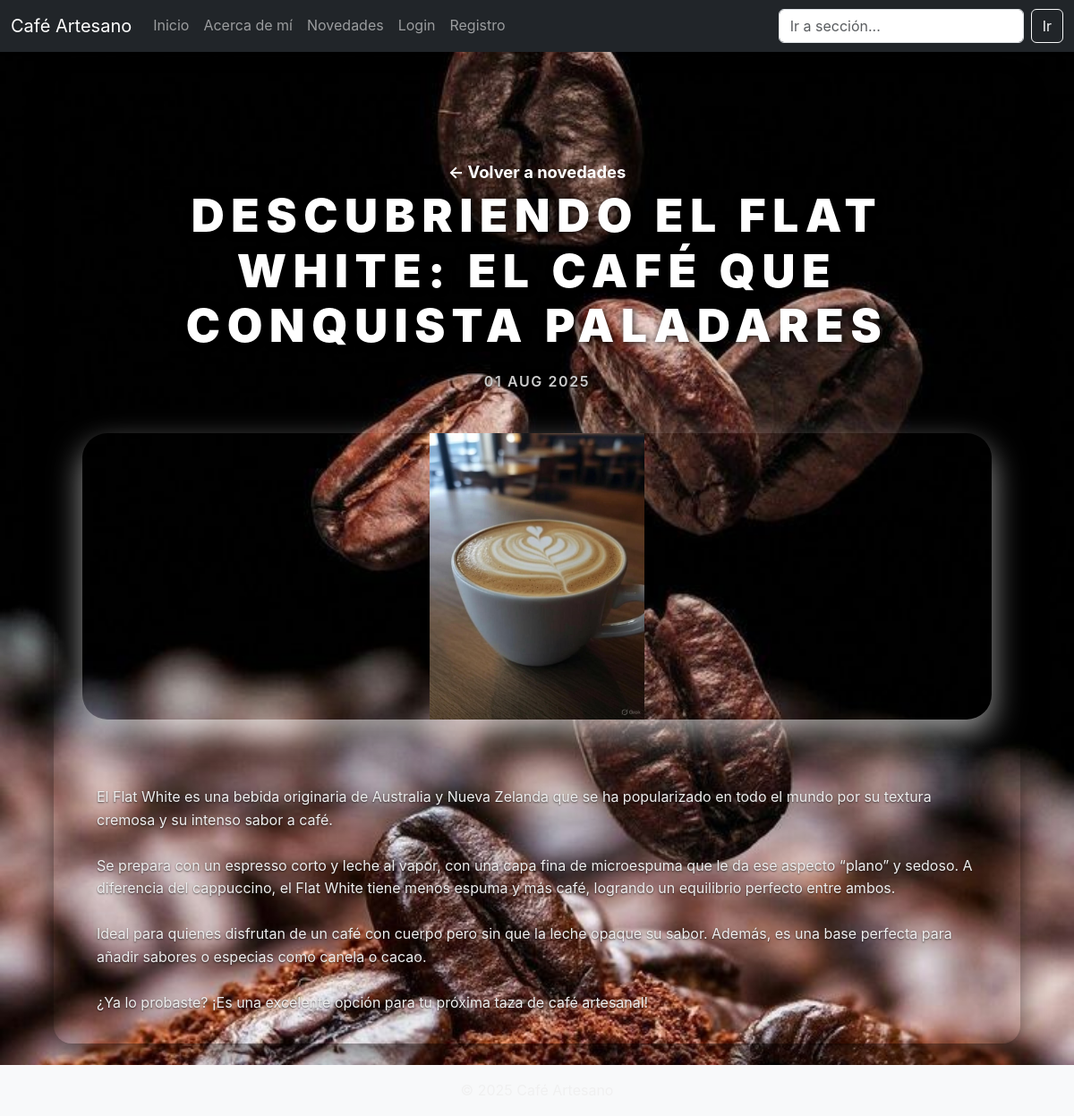
The app's page /novedades/pages/1/ with its own data.
### novedades/models.py (models this page shows, shortened)
class Post(models.Model):
    titulo = models.CharField("Título", max_length=200)
    contenido = models.TextField("Contenido")
    imagen = models.ImageField("Imagen", upload_to='posts/', blank=True, null=True)
    fecha = models.DateTimeField("Fecha de publicación", default=timezone.now)

### novedades/views.py (the view)
# urls.py: path('pages/<int:pk>/', PostDetailView.as_view(), name='detail'),  # Detalle post '/pages/<id>/'
class PostDetailView(DetailView):
    model = Post
    template_name = 'novedades/post_detail.html'

### novedades/templates/novedades/post_detail.html (shortened to what this page needs)
{% extends 'base.html' %}
{% load static %}
{% block content %}
  <div class="detail-container">
    <a href="{% url 'novedades:list' %}" class="back-link">← Volver a novedades</a>
    <article class="detail-post">
      <h1 class="detail-title">{{ post.titulo }}</h1>
      <p class="detail-date">{{ post.fecha|date:"d M Y" }}</p>
      {% if post.imagen %}
        <img src="{{ post.imagen.url }}" alt="{{ post.titulo }}" class="detail-image">
      {% endif %}
      <div class="detail-content">
        {{ post.contenido|linebreaksbr }}
      </div>
    </article>
  </div>
{% endblock %}

### novedades/static/novedades/css/blog.css (style rules this page uses)
* { box-sizing: border-box; }
body { background-image: url('../img/fondo-cafe.jpg'); background-size: cover; background-position: center; background-repeat: no-repeat; background-attachment: fixed; font-family: 'Inter', 'Segoe UI', Tahoma, Geneva, Verdana, sans-serif; margin: 0; padding: 0; color: #f0f0f0; -webkit-font-smoothing: antialiased; -moz-osx-font-smoothing: grayscale; line-height: 1.6; min-height: 100vh; position: relative; }
.detail-title { font-weight: 900; font-size: 3.2rem; color: #fff; text-align: center; margin-bottom: 1.2rem; text-transform: uppercase; letter-spacing: 0.15em; user-select: none; text-shadow: 1px 1px 8px rgba(0, 0, 0, 0.85); }
.detail-date { font-weight: 600; font-size: 1rem; color: #ccc; margin-bottom: 2.8rem; text-align: center; text-transform: uppercase; letter-spacing: 0.1em; user-select: none; text-shadow: 0 1px 2px rgba(0, 0, 0, 0.7); }
.detail-image { width: 100%; max-height: 320px; border-radius: 28px; object-fit: contain; margin-bottom: 3rem; box-shadow: 0 15px 35px rgba(255, 255, 255, 0.6); transition: box-shadow 0.3s ease; user-select: none; }
.detail-content { padding: 0 1rem; white-space: pre-line; color: #eee; user-select: text; text-shadow: 0 1px 2px rgba(0, 0, 0, 0.6); }
.back-link { display: block; margin: 4rem auto 0; width: fit-content; font-weight: 700; font-size: 1.15rem; color: #fff; text-decoration: none; border-bottom: 3px solid transparent; transition: color 0.3s ease, border-color 0.3s ease; user-select: none; }
html { scroll-behavior: smooth; }

### records on screen
Post: titulo "DESCUBRIENDO EL FLAT WHITE: EL CAFÉ QUE CONQUISTA PALADARES", fecha "01 AUG 2025", imagen (picture), contenido "El Flat White es una bebida originaria de Australia y Nueva Zelanda que se ha popularizado en todo el mundo por su textura cremosa y su intenso sabor a café. Se prepara con un espresso corto y leche al vapor, con una capa fina de microespuma que le da ese aspecto “plano” y sedoso. A diferencia del cappuccino, el Flat White tiene menos espuma y más café, logrando un equilibrio perfecto entre ambos. Ideal para quienes disfrutan de un café con cuerpo pero sin que la leche opaque su sabor. Además, es una base perfecta para añadir sabores o especias como canela o cacao. ¿Ya lo probaste? ¡Es una excelente opción para tu próxima taza de café artesanal!"
